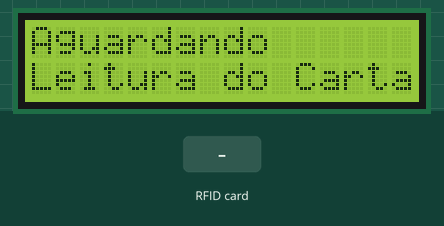
This sketch was run on a simulated ESP32. Shown: 16×2 character LCD. Inputs (shaded band) come from the test bench. WiFi joins after 1.5 s; servers stay silent unless stated; network time is answered at once with the bench clock; the local clock reads 2024-03-15 10:24:30 at power-on unless the sketch sets it; what the sketch prints to the serial monitor is not drawn.

Above: at 2.8 s.
2.9 s: RFID card 43 D7 17 0E held to the reader
At 3.3 s:
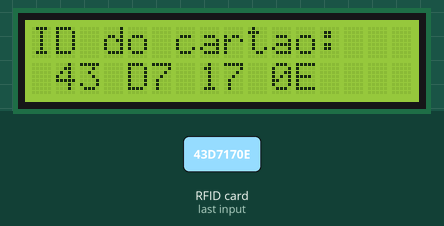
At 5.8 s:
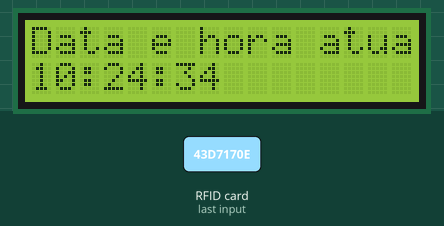
Timing chart, 0 to 7.3 s (numbered marks = the images above; inputs shaded):
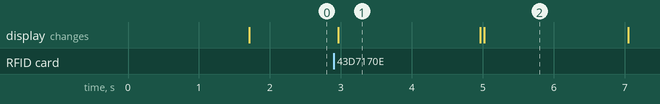

The sketch:

TrancaRFID.ino
```cpp
#include <SPI.h>
#include <MFRC522.h>
#include <Wire.h>
#include <LiquidCrystal_I2C.h>
#include <WiFi.h>
#include <NTPClient.h>
#include <WiFiUdp.h>

#define ID "43 D7 17 0E"

#define LedVerde 26
#define LedVermelho 12
#define tranca 2
#define SS_PIN 14
#define RST_PIN 27

MFRC522 mfrc522(SS_PIN, RST_PIN);
LiquidCrystal_I2C lcd(0x27, 16, 2);

const char* ssid = "Batman Ext";
const char* password = "vitor2005";

WiFiUDP ntpUDP;
NTPClient timeClient(ntpUDP, "pool.ntp.org");

void setup()
{
  SPI.begin();
  lcd.begin(16, 2);
  mfrc522.PCD_Init();
  Serial.begin(115200);
  lcd.init();
  lcd.backlight();

  WiFi.begin(ssid, password);
  while (WiFi.status() != WL_CONNECTED) {
    delay(500);
    Serial.print(".");
  }
  Serial.println("");
  Serial.println("WiFi connected");
  timeClient.begin();
  timeClient.setTimeOffset(-3 * 3600);  // Ajuste de fuso horário em segundos (Brasília, UTC-3)
}

void loop() {
  lcd.home();
  lcd.print("Aguardando");
  lcd.setCursor(0, 1);
  lcd.print("Leitura do Cartao");

  if (!mfrc522.PICC_IsNewCardPresent()) {
    return;
  }
  if (!mfrc522.PICC_ReadCardSerial()) {
    return;
  }

  String idCartao = "";

  Serial.print("ID do cartao: ");

  for (byte i = 0; i < mfrc522.uid.size; i++) {
    Serial.print(mfrc522.uid.uidByte[i] < 0x10 ? " 0" : " ");
    Serial.print(mfrc522.uid.uidByte[i], HEX);
    idCartao.concat(String(mfrc522.uid.uidByte[i] < 0x10 ? " 0" : " "));
    idCartao.concat(String(mfrc522.uid.uidByte[i], HEX));
  }
  Serial.println();
  idCartao.toUpperCase();

  lcd.clear();
  lcd.setCursor(0, 0);
  lcd.print("ID do cartao:");
  lcd.setCursor(0, 1);
  lcd.print(idCartao);

  delay(2000);

  lcd.clear();

  timeClient.update();
  String datetime = timeClient.getFormattedTime();

  lcd.setCursor(0, 0);
  lcd.print("Data e hora atual:");
  lcd.setCursor(0, 1);
  lcd.print(datetime);

  delay(2000);

  lcd.clear();

  if (idCartao.length() > 0) {
    digitalWrite(LedVerde, HIGH);
    lcd.print("Acesso Liberado");
    lcd.setCursor(0, 1);
    lcd.print("ID: " + idCartao);
    digitalWrite(tranca, HIGH);

    delay(5000);

    digitalWrite(tranca, LOW);
    digitalWrite(LedVerde, LOW);
  }

  lcd.clear();
}
```

Measured:
- after the input at 2.9 s, the display: changes after 0.06 s (image 1)
- what the display in image 1 shows lasts 2.0 s, from 3.0 s to 5.0 s
